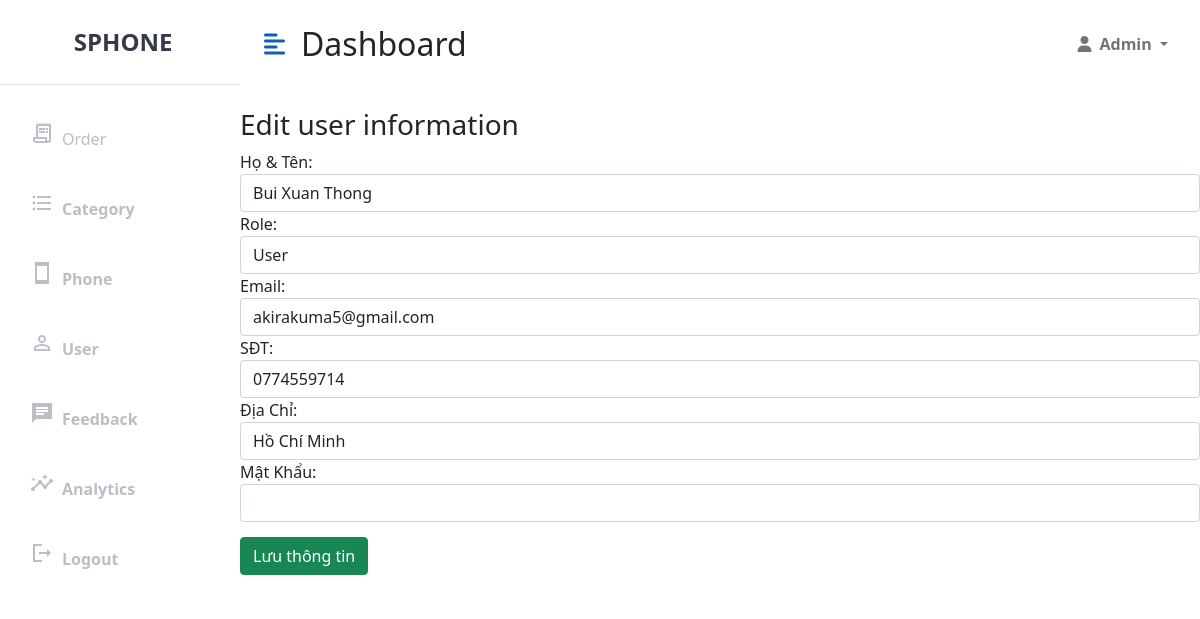
Screenshot of /UserAdmin/ViewEdit/57 (signed in) with the database file from the repository.
### tables this page shows
CREATE TABLE `user` (
  `id` int(11) NOT NULL,
  `fullname` varchar(50) DEFAULT NULL,
  `email` varchar(150) DEFAULT NULL,
  `phone_number` varchar(20) DEFAULT NULL,
  `address` varchar(200) DEFAULT NULL,
  `password` varchar(32) DEFAULT NULL,
  `role_id` int(11) DEFAULT NULL,
  `deleted` int(11) NOT NULL,
  `avatar` varchar(255) DEFAULT 'https://cdn.pixabay.com/photo/2016/08/08/09/17/avatar-1577909_960_720.png'
);

### mvc/core/Controller.php (called while the page is built, shortened)
<?php
class Controller{
    public function view($view, $data=[]){
        require_once "mvc/views/". $view .".php";
    }
}
?>

### mvc/controllers/UserAdmin.php (called while the page is built, shortened)
<?php
class UserAdmin extends Controller
{
    public $userModel;
    public function __construct()
    {
        $this->userModel = $this->model("UserAdminModel");
    }
    public function ViewEdit($id)
    {
        $userItem = $this->userModel->selectUser($id);
        $role = $this->userModel->getRole();
        $this->view("user/updateUser", [
            "userItem" => $userItem,
            "role" => $role
        ]);
    }
}

### mvc/core/App.php (called while the page is built, shortened)
<?php
class App
{
    protected $action = "GetPage";
    function __construct()
    {
        $arr = $this->UrlProcess();
        if (file_exists("./mvc/controllers/" . $arr[0] . ".php")) {
            unset($arr[0]);
        }
        $this->controller = new $this->controller;
        if (isset($arr[1])) {
            if (method_exists($this->controller, $arr[1])) {
                $this->action = $arr[1];
            }
            unset($arr[1]);
        }
        $this->params = $arr ? array_values($arr) : [];
        call_user_func_array([$this->controller, $this->action], $this->params);
    }
    function UrlProcess()
    {
        if (isset($_GET["url"])) {
            return explode("/", filter_var(trim($_GET["url"], "/")));
        }
    }
}

### index.php (called while the page is built, shortened)
<?php
$myApp = new App();
?>

### mvc/core/DB.php (called while the page is built, shortened)
<?php
class DB
{
    function executeResult($sql, $isSingle = false)
    {
        $data = null;
        $conn = mysqli_connect(HOST, USERNAME, PASSWORD, DATABASE);
        mysqli_set_charset($conn, 'utf8');
        $resultset = mysqli_query($conn, $sql);
        if ($resultset) {
            if ($isSingle) {
                $data = mysqli_fetch_array($resultset, 1);
            } else {
                $data = [];
                while (($row = mysqli_fetch_array($resultset, 1)) != null) {
                    $data[] = $row;
                }
            }
        }
        return $data;
    }
}

### mvc/models/UserAdminModel.php (called while the page is built, shortened)
<?php
class UserAdminModel extends DB
{
    public function selectUser($id)
    {
        $sql = "select * from user where id = '$id'";
        $userItem = $this->executeResult($sql, true);
        return $userItem;
    }
    public function getRole()
    {
        $sql = "select * from role";
        $role = $this->executeResult($sql);
        return $role;
    }
}

### mvc/views/user/updateUser.php (the view, shortened to what this page needs)
<?php
require_once('mvc/views/blocks/header_admin.php');
?>
<div class="row" style="margin-top: 20px;">
	<div class="col-md-12 table-responsive">
		<h3>Edit user information</h3>
		<div class="panel panel-primary">
			<div class="panel-body">
				<form method="post" action="http://localhost/SPhone/UserAdmin/PostEdit/">
					<div class="form-group">
						<label for="usr">Họ & Tên:</label>
						<input required="true" type="text" class="form-control" id="usr" name="fullname" value="<?= $data["userItem"]["fullname"] ?>">
					</div>
					<div class="form-group">
						<label for="usr">Role:</label>
						<select class="form-control" name="role_id" id="role_id" required="true">
							<?php
							$countRole = count($data["role"]);
							for ($i = 0; $i < $countRole; $i++) {
								if ($data["userItem"]['role_id'] == $data["role"][$i]["id"]) {
									echo '<option selected value="' . $data["role"][$i]['id'] . '">' . $data["role"][$i]['name'] . '</option>';
								} else {
									echo '<option value="' . $data["role"][$i]['id'] . '">' . $data["role"][$i]['name'] . '</option>';
								}
							}
							?>
						</select>
					</div>
					<div class="form-group">
						<label for="email">Email:</label>
						<input required="true" type="email" class="form-control" id="email" name="email" value="<?= $data["userItem"]["email"] ?>">
					</div>
					<div class="form-group">
						<label for="phone_number">SĐT:</label>
						<input required="true" type="tel" class="form-control" id="phone_number" name="phone_number" value="<?= $data["userItem"]["phone_number"] ?>">
					</div>
					<div class="form-group">
						<label for="address">Địa Chỉ:</label>
						<input required="true" type="text" class="form-control" id="address" name="address" value="<?= $data["userItem"]["address"] ?>">
					</div>
					<div class="form-group">
						<label for="pwd">Mật Khẩu:</label>
						<input type="password" class="form-control" id="pwd" name="password" minlength="6">
					</div>
					<button class="btn btn-success" style="margin-top: 15px">Lưu thông tin</button>
				</form>
			</div>
		</div>
	</div>
</div>
<?php
require_once('mvc/views/blocks/footer_admin.php');
?>

### public/css/admin_style.css (style rules this page uses)
:root { --main-bg-color: #7380ec; --main-text-color: #135db7; --second-text-color: #bbbec5; --second-bg-color: #c1efde; }

### rows the page displays
user: fullname "Bui Xuan Thong", email "akirakuma5@gmail.com", phone_number "0774559714", address "Hồ Chí Minh"

### other values shown
form field role_id "User"
